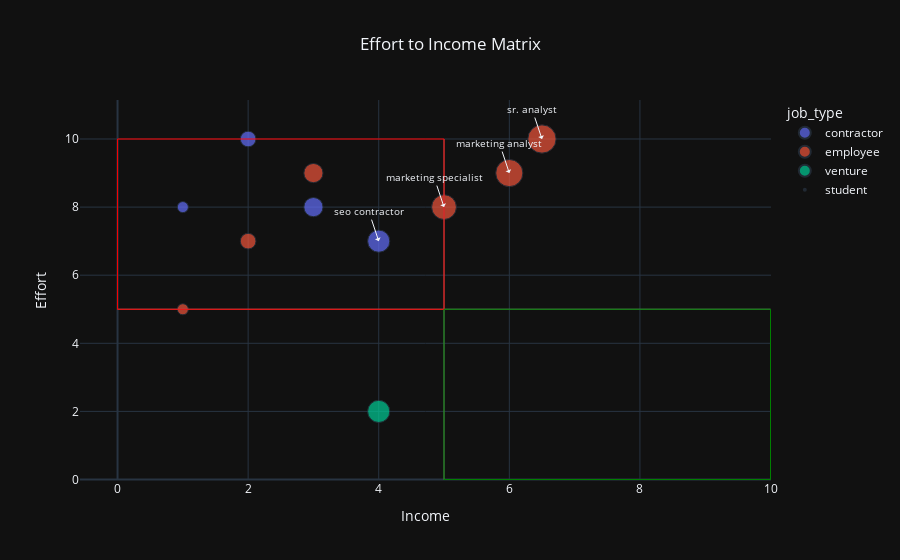

Notebook cell for this chart:
### Code cell
import plotly.express as px

# Scatter plot using Plotly
fig = px.scatter(
    df, 
    x='income', 
    y='effort', 
    color='job_type', 
    hover_name='job_title',
    # animation_frame='year',
    size='income',
    template='plotly_dark',
    title='Effort to Income Matrix'
    )

# Layout customization
fig.update_layout(
    title={
        'text': 'Effort to Income Matrix',
        'x': 0.5, # title centered
        'xanchor': 'center' # title centered
    },
    xaxis_title='Income',
    yaxis_title='Effort',
    shapes=[
        dict(
            type='line',
            x0=0,
            x1=10,
            y0=5,
            y1=5,
            line=dict(color='gray', width=1)
        ),
        dict(
            type='line',
            x0=5,
            x1=5,
            y0=0,
            y1=10,
            line=dict(color='gray', width=1)
        )
    ]
)

fig.add_shape(
    type='rect',
    x0=0,
    y0=5,
    x1=5,
    y1=10,
    line=dict(color='red', width=1), # Adjust the width for the outline
    fillcolor='rgba(0,0,0,0)' # Set fill color to transparent
)
fig.add_shape(
    type='rect',
    x0=5,
    y0=0,
    x1=10,
    y1=5,
    line=dict(color='green', width=1), # Adjust the width for the outline
    fillcolor='rgba(0,0,0,0)' # Set fill color to transparent
)

fig.update_traces(marker=dict(size=10), selector=dict(mode='markers+lines'), frame=True)

# Filter the data for records where the index is >= 3
filtered_df = df[df.index >= 8]

# Add text labels for the filtered records
for i, row in filtered_df.iterrows():
    fig.add_annotation(
        x=row["income"],
        y=row["effort"],
        text=row["job_title"],
        showarrow=True,
        arrowhead=1,
        font=dict(size=10),
    )

# Customize the layout
fig.update_traces(textposition="top center")

fig.show()

### Figure 1 — Plotly figure (JSON) as saved in the notebook; plotly's stock layout.template omitted (floating-point values rounded to 4 significant figures)
{"data": [{"hovertemplate": "<b>%{hovertext}</b><br><br>job_type=contractor<br>income=%{marker.size}<br>effort=%{y}<extra></extra>", "hovertext": ["farm hand", "warehouse worker", "web designer", "seo contractor"], "legendgroup": "contractor", "marker": {"color": "#636efa", "size": [1, 2, 3, 4], "sizemode": "area", "sizeref": 0.01625, "symbol": "circle"}, "mode": "markers", "name": "contractor", "orientation": "v", "showlegend": true, "textposition": "top center", "type": "scatter", "x": [1, 2, 3, 4], "xaxis": "x", "y": [8, 10, 8, 7], "yaxis": "y"}, {"hovertemplate": "<b>%{hovertext}</b><br><br>job_type=employee<br>income=%{marker.size}<br>effort=%{y}<extra></extra>", "hovertext": ["pizza delivery", "conservation worker", "demolition", "marketing specialist", "marketing analyst", "sr. analyst"], "legendgroup": "employee", "marker": {"color": "#EF553B", "size": [1, 2, 3, 5, 6, 6.5], "sizemode": "area", "sizeref": 0.01625, "symbol": "circle"}, "mode": "markers", "name": "employee", "orientation": "v", "showlegend": true, "textposition": "top center", "type": "scatter", "x": [1, 2, 3, 5, 6, 6.5], "xaxis": "x", "y": [5, 7, 9, 8, 9, 10], "yaxis": "y"}, {"hovertemplate": "<b>%{hovertext}</b><br><br>job_type=venture<br>income=%{marker.size}<br>effort=%{y}<extra></extra>", "hovertext": ["spirit wear maker"], "legendgroup": "venture", "marker": {"color": "#00cc96", "size": [4], "sizemode": "area", "sizeref": 0.01625, "symbol": "circle"}, "mode": "markers", "name": "venture", "orientation": "v", "showlegend": true, "textposition": "top center", "type": "scatter", "x": [4], "xaxis": "x", "y": [2], "yaxis": "y"}, {"hovertemplate": "<b>%{hovertext}</b><br><br>job_type=student<br>income=%{marker.size}<br>effort=%{y}<extra></extra>", "hovertext": ["hoosier"], "legendgroup": "student", "marker": {"color": "#ab63fa", "size": [0], "sizemode": "area", "sizeref": 0.01625, "symbol": "circle"}, "mode": "markers", "name": "student", "orientation": "v", "showlegend": true, "textposition": "top center", "type": "scatter", "x": [0], "xaxis": "x", "y": [10], "yaxis": "y"}], "layout": {"annotations": [{"arrowhead": 1, "font": {"size": 10}, "showarrow": true, "text": "seo contractor", "x": 4, "y": 7}, {"arrowhead": 1, "font": {"size": 10}, "showarrow": true, "text": "marketing specialist", "x": 5, "y": 8}, {"arrowhead": 1, "font": {"size": 10}, "showarrow": true, "text": "marketing analyst", "x": 6, "y": 9}, {"arrowhead": 1, "font": {"size": 10}, "showarrow": true, "text": "sr. analyst", "x": 6.5, "y": 10}], "legend": {"itemsizing": "constant", "title": {"text": "job_type"}, "tracegroupgap": 0}, "shapes": [{"line": {"color": "gray", "width": 1}, "type": "line", "x0": 0, "x1": 10, "y0": 5, "y1": 5}, {"line": {"color": "gray", "width": 1}, "type": "line", "x0": 5, "x1": 5, "y0": 0, "y1": 10}, {"fillcolor": "rgba(0,0,0,0)", "line": {"color": "red", "width": 1}, "type": "rect", "x0": 0, "x1": 5, "y0": 5, "y1": 10}, {"fillcolor": "rgba(0,0,0,0)", "line": {"color": "green", "width": 1}, "type": "rect", "x0": 5, "x1": 10, "y0": 0, "y1": 5}], "title": {"text": "Effort to Income Matrix", "x": 0.5, "xanchor": "center"}, "xaxis": {"anchor": "y", "domain": [0, 1], "title": {"text": "Income"}}, "yaxis": {"anchor": "x", "domain": [0, 1], "title": {"text": "Effort"}}}}
